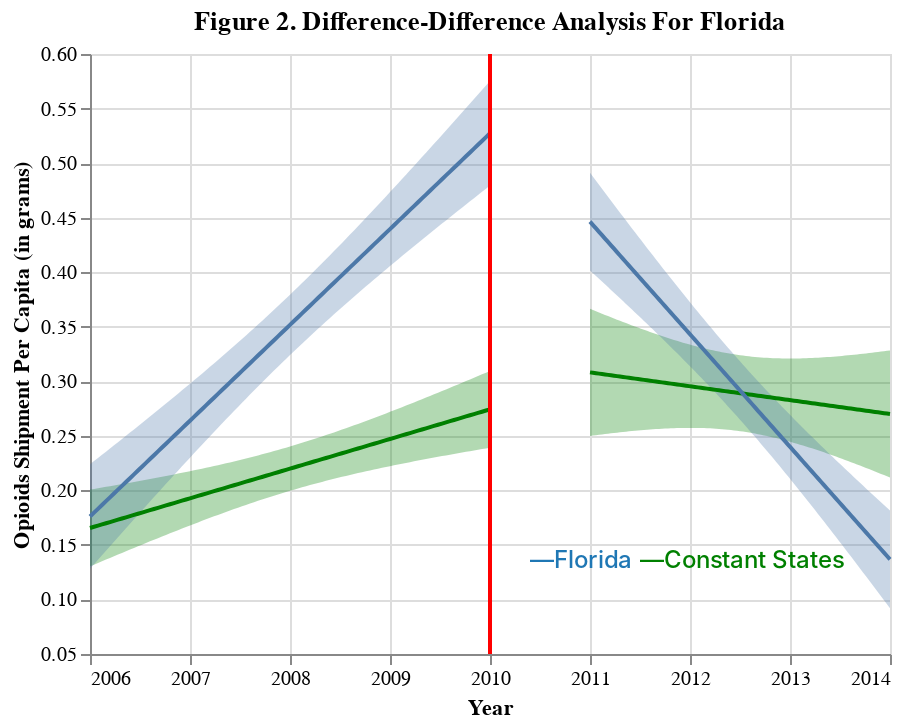

The cell this chart's notebook holds for it:
### Markdown cell above
> diff-diff opioids

### Code cell
xvar= "TRANSACTION_YEAR"
yvar="opioid_shipment_population_ratio"
analysis = "Figure 2. Difference-Difference Analysis For Florida"
target = "Opioids Shipment Per Capita (in grams)"
state = "Florida"
chart = diff_diff(FL, yvar, xvar, 2010, analysis, target, state)
chart
